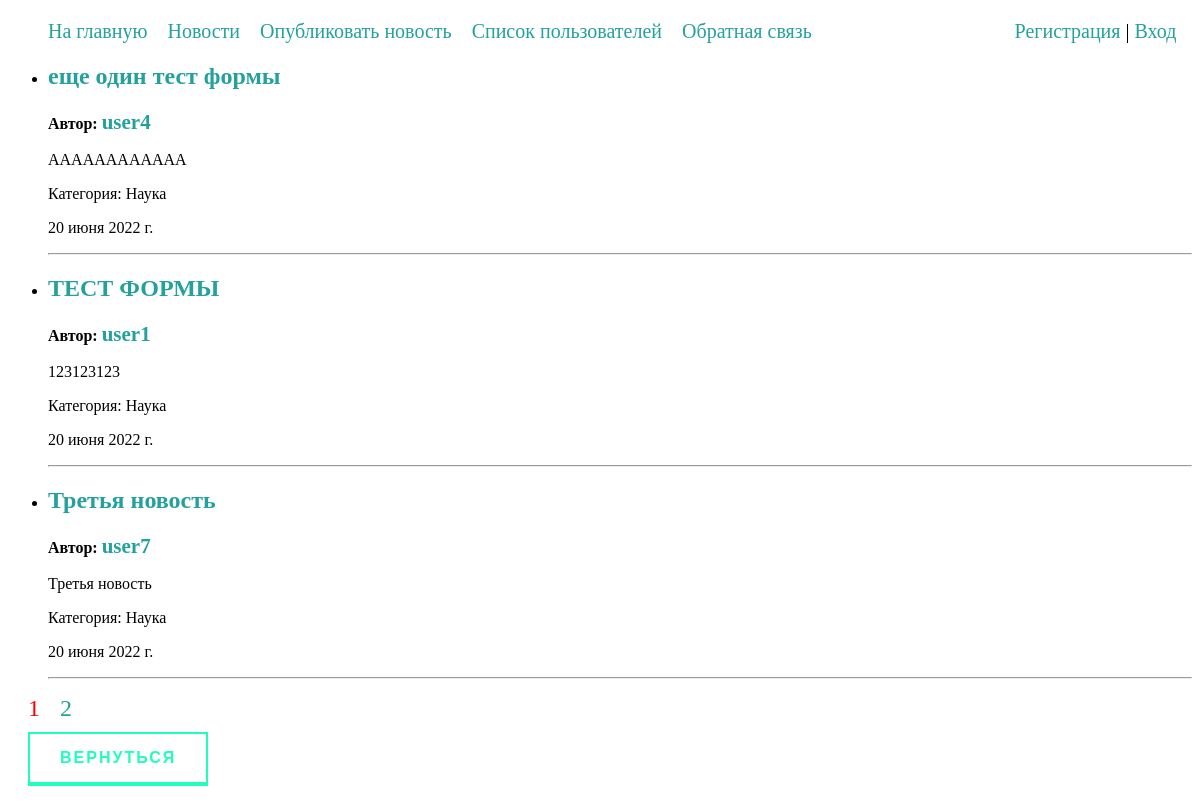
Page /cats/Science/ on the earlier database version.
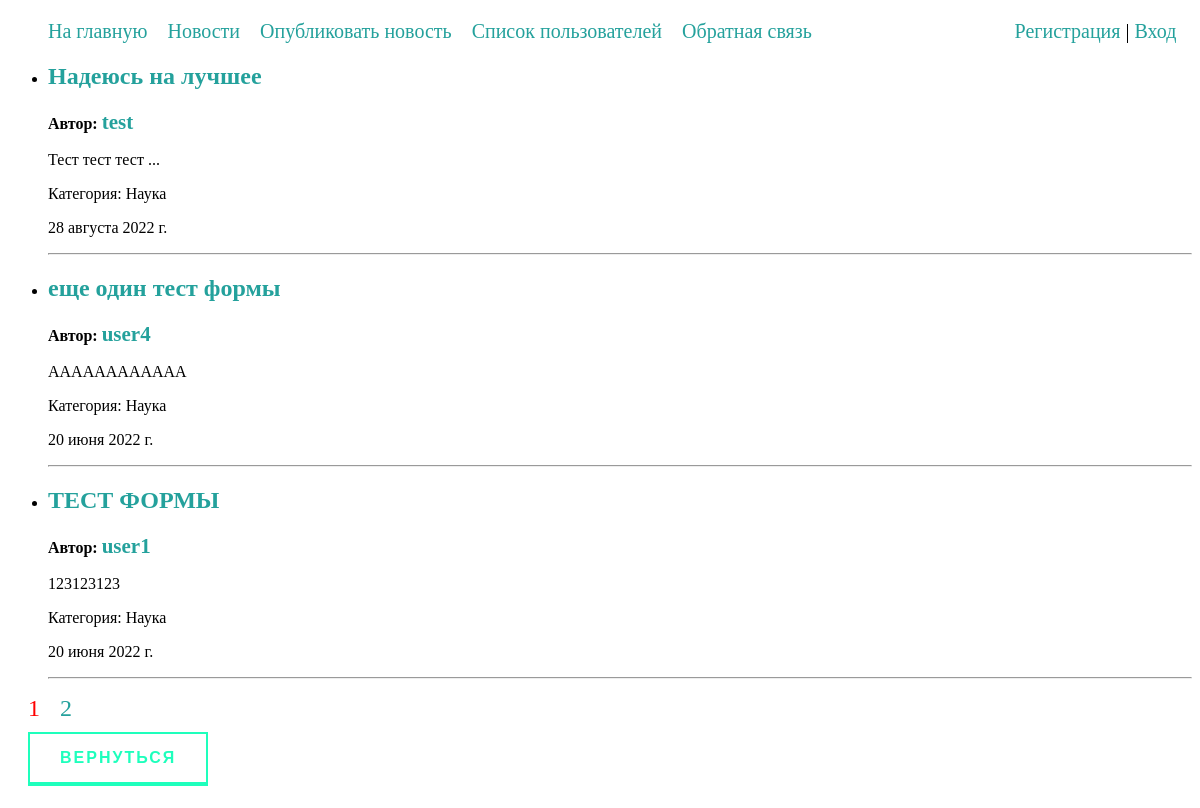
Same page on the later database version.
### news/models.py (models this page shows, shortened)
class News(models.Model):
    title = models.CharField(max_length=255, verbose_name='Заголовок')
    content = models.TextField(blank=False, verbose_name='Текст новости')
    time_created = models.DateTimeField(auto_now_add=True)
    cat = models.ForeignKey('Category', on_delete=models.CASCADE, null=True, verbose_name='Категория')
    author = models.ForeignKey(User, on_delete=models.CASCADE, null=True, verbose_name='Автор')
    class Meta:
        verbose_name = 'Новости'
        verbose_name_plural = 'Новости'
        ordering = ['-time_created', 'title']

class Category(models.Model):
    name = models.CharField(max_length=100, db_index=True, verbose_name='Категория')
    slug = models.SlugField(max_length=255, db_index=True, unique=True, verbose_name='URL')
    def __str__(self):
        return self.name
    class Meta:
        verbose_name = 'Категории'
        verbose_name_plural = 'Категории'
        ordering = ['id']

### news/views.py (the view)
# urls.py: path('cats/<slug:cat_slug>/', NewsByCat.as_view(), name='category'),
class NewsByCat(DataMixin, ListView):
    model = News
    template_name = "news/newsByCat.html"
    context_object_name = 'news'
    paginate_by = 3
    def get_context_data(self, *, object_list=None, **kwargs):
        context = super().get_context_data(**kwargs)
        mix_def = self.get_user_context(title='Новости по категориям ' + str(self.kwargs['cat_slug']))
        return dict(list(context.items()) + list(mix_def.items()))
    def get_queryset(self):
        return News.objects.filter(cat__slug=self.kwargs['cat_slug']).select_related('cat', 'author', 'author__profile')

### account/models.py (called while the page is built)
    def get_absolute_url(self):
        return reverse('profile', kwargs={'profile_id': self.pk})

### first_project/context_processors.py (called while the page is built)
def menu_proc(request):
    return {'menu': menu}

### news/utils.py (called while the page is built)
    def get_user_context(self, **kwargs):
        context = kwargs
        cats = Category.objects.all()
        context['cats'] = cats
        return context

### news/templates/news/newsByCat.html (shortened to what this page needs)
{% extends 'news/base.html' %}
{% block content %}
<ul>
{% for n in news %}
     <li>
        <h2><a href="{{ ns.get_absolute_url }}">{{n.title}}</a></h2>
        <p><b>Автор: <a style="font-size: 21px;" href="{{ n.author.profile.get_absolute_url }}">{{ n.author.username }}</a></b></p>
        <p>{{n.content}}</p>
        <p>Категория: {{n.cat}}</p>
        <P>{{n.time_created|date:""}}</P>
    </li>
    <hr>
{% endfor %}
</ul>
{% if page_obj.has_other_pages %}
<nav class="paginate">
    <ul class="forPaginate">
        <li>
            {% if page_obj.number == 1 %}
            <a href="?page=1" style="color: red;">1</a>
            {% else %}
            <a href="?page=1">1</a>
            {% endif %}
        </li>
        <li>
            {% if page_obj.number == page_obj.paginator.num_pages %}
            <a href="?page={{ page_obj.paginator.num_pages }}" style="color: red;">{{ page_obj.paginator.num_pages }}</a>
            {% else %}
            <a href="?page={{ page_obj.paginator.num_pages }}">{{ page_obj.paginator.num_pages }}</a>
            {% endif %}
        </li>
    </ul>
</nav>
{% endif %}
    <a href="{% url 'news' %}" class="animated-button">Вернуться</a>
{% endblock %}

### news/templates/news/base.html (shortened to what this page needs)
{% load static %}
<!DOCTYPE html>
<html lang="en">
<head>
    <link rel='stylesheet' type='text/css' href="{% static 'news/css/styles.css' %}" />
</head>
<body>
{% block mainmenu %}
<ul class="head">
    {% for m in menu %}
    <li><a href="{% url m.url_name %}">{{m.title}}</a></li>
    {% endfor %}
    {% if request.user.is_authenticated %}
            <li class="headLogin"><a href="{% url 'profile' profile_id=user.profile.id %}">{{ user.username }}</a> | <a href="{% url 'logout' %}">Выйти</a></li>
    {% else %}
        <li class="headLogin"><a href="{% url 'register' %}">Регистрация</a> | <a href="{% url 'login' %}">Вход</a></li>
    {% endif %}
</ul>
{% endblock mainmenu %}
{% block content %}
{% endblock %}
</body>
</html>

### news/static/news/css/styles.css (style rules this page uses)
a:active, a:hover, a { text-decoration: none; color: #24a19c; }
.animated-button { text-decoration: none; display: inline-block; margin: 10px 20px; padding: 15px 30px; overflow: hidden; border: 2px solid; border-bottom-width: 4px; font-family: 'Montserrat', sans-serif; text-transform: uppercase; font-weight: bold; letter-spacing: 2px; color: rgba(30, 255, 188, 1); background: rgba(255, 255, 255, 1); transition: color .3s, background .5s; }
.forPaginate { list-style: none; margin: 0; padding-left: 0; display: flex; font-size: 24px; }
.paginate { display: inline; }
.forPaginate li { margin-left: 20px; }
.head { width: 97%; display: flex; font-size: 20px; }
.head li { display: inline; margin-right: 20px; }
.headLogin { margin-left: auto; margin-right: 0em; }

Differences in the rows shown:
no longer on this page (row unchanged): News: title "Третья новость", author.username "user7", content "Третья новость", cat "Наука", time_created "20 июня 2022 г."
added News: title "Надеюсь на лучшее", author.username "test", content "Тест тест тест ...", cat "Наука", time_created "28 августа 2022 г."
